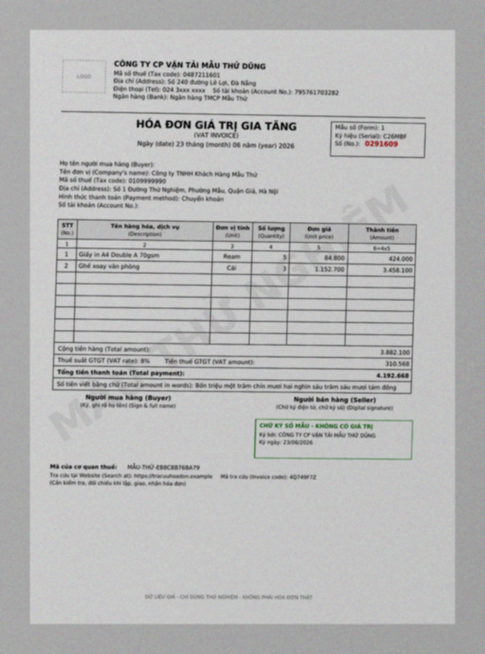
#> input picture data_test/images/HD001.png, 485 x 654 px
$ python -i preprocess.py   (imports and definitions only)
#> lines starting #> are read from the running program, lines starting #| are printed output that depends on the picture; after the words box and inside, x2 and y2 are one past the last pixel; in counts of white or black regions, pixels touching at a corner belong together
#> further down, picture is the input picture: PIL image 485x654 RGB; mean R, G, B 183.8, 183.8, 183.7
"""A6: tien xu ly anh truoc OCR bang Pillow (+ numpy): xoay thang, phong to, tang tuong phan, giam nhieu."""
import numpy as np
from PIL import Image, ImageFilter, ImageOps

MIN_SHORT_SIDE = 1400   # anh chup dien thoai bi giam do phan giai: phong to de chu du lon
MAX_LONG_SIDE = 3200    # tranh anh qua lon lam OCR cham


def _skew_angle(gray: Image.Image, limit: float = 6.0, step: float = 0.5) -> float:
    """Uoc luong goc nghieng bang phuong sai ham chieu ngang: dong chu thang thi phuong sai lon nhat."""
    small = gray.copy()
    small.thumbnail((700, 700))
    a = np.asarray(small)
    ink = Image.fromarray(((a < a.mean() * 0.8) * 255).astype("uint8"))  # chu = 255
    best, best_score = 0.0, -1.0
    angle = -limit
    while angle <= limit + 1e-9:
        rot = np.asarray(ink.rotate(angle, resample=Image.BILINEAR, fillcolor=0)) > 0
        score = float(np.var(rot.sum(axis=1)))
        if score > best_score:
            best, best_score = angle, score
        angle += step
    return best


def preprocess(img: Image.Image, deskew: bool = True) -> Image.Image:
#> called with deskew = True
    img = ImageOps.exif_transpose(img).convert("RGB")
    w, h = img.size
#> w = 485; h = 654
    scale = 1.0
    if min(w, h) < MIN_SHORT_SIDE:
        scale = MIN_SHORT_SIDE / min(w, h)
#> scale = 2.89
    if max(w, h) * scale > MAX_LONG_SIDE:
        scale = MAX_LONG_SIDE / max(w, h)
    if abs(scale - 1) > 0.05:
        img = img.resize((round(w * scale), round(h * scale)), Image.LANCZOS)
    gray = ImageOps.grayscale(img)
    if deskew:
        angle = _skew_angle(gray)
#> in _skew_angle, `ink = Image.fromarray(((a < a.mean() * 0.8) * 255).astype("uint8"))`:
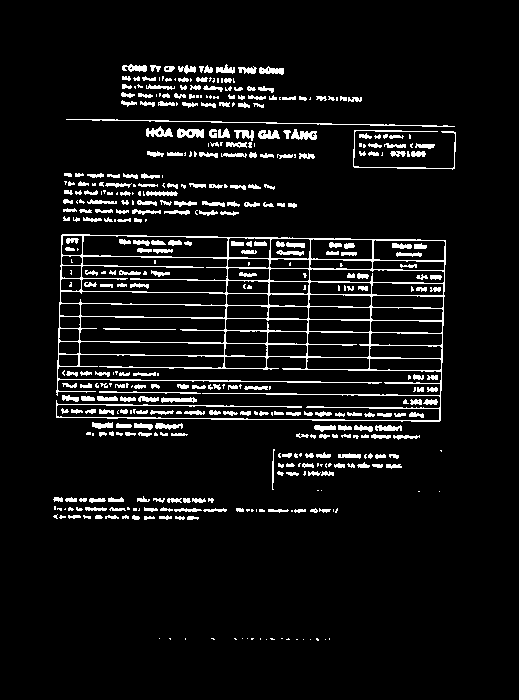
#> ink: PIL image 519x700 L; 7.1% white in thin lines or dots, all inside (x1, y1, x2, y2) = (53, 64, 456, 641)
#> the loop in _skew_angle, `while angle <= limit + 1e-9:` made 25 passes
#> (score, best, best_score) on passes 1 to 12: (2575.5, -6, 2575.5), (2627.8, -5.5, 2627.8), (2681.9, -5, 2681.9), (2745.4, -4.5, 2745.4), (2796.3, -4, 2796.3), (2868.6, -3.5, 2868.6), (2972.5, -3, 2972.5), (3135.1, -2.5, 3135.1), (3349, -2, 3349), (3556.1, -1.5, 3556.1), (3743.6, -1, 3743.6), (4134.7, -0.5, 4134.7)
#> score on passes 13, 15, 16, 17, 18, 19: 2418.5, 7660.1, 5068.1, 4235.8, 3709.3, 3506.7
#> pass 1, in _skew_angle, `rot = np.asarray(ink.rotate(angle, resample=Image.BILINEAR, fillcolor=..`:
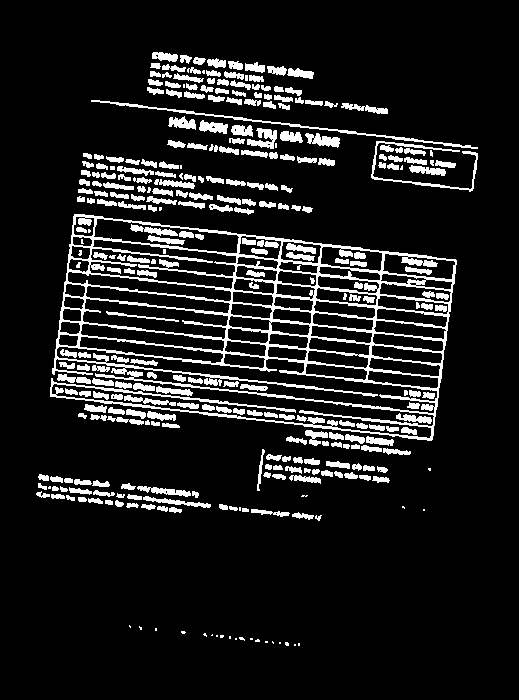
#> rot: shape (700, 519) bool; 11.3% white; 317 white regions (40 under 20 px), largest, box (x1, y1, x2, y2) and area: (50, 214, 457, 441) 16978, (91, 100, 478, 149) 911, (371, 141, 478, 192) 642
#> pass 2, in _skew_angle, `rot = np.asarray(ink.rotate(angle, resample=Image.BILINEAR, fillcolor=..`:
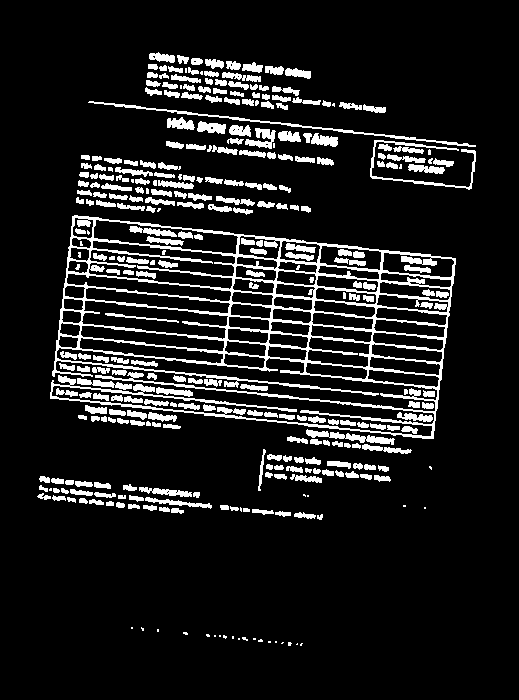
#> rot: shape (700, 519) bool; 11.3% white; 320 white regions (43 under 20 px), largest, box (x1, y1, x2, y2) and area: (50, 215, 456, 439) 16903, (88, 101, 476, 147) 907, (370, 140, 476, 190) 643
#> pass 3, in _skew_angle, `rot = np.asarray(ink.rotate(angle, resample=Image.BILINEAR, fillcolor=..`:
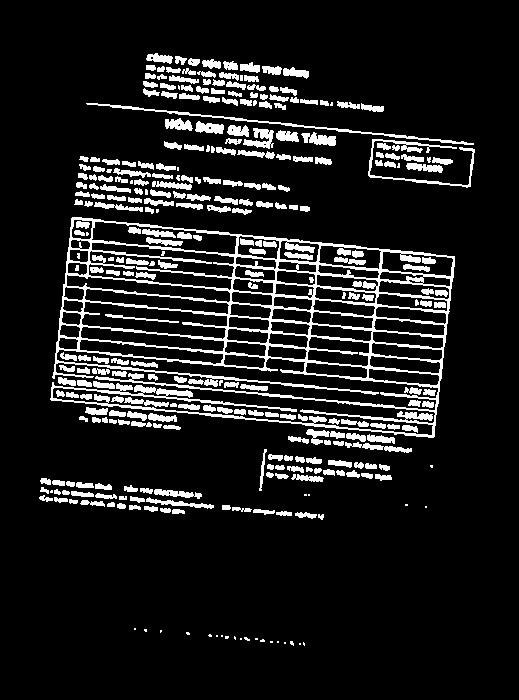
#> rot: shape (700, 519) bool; 11.3% white; 314 white regions (41 under 20 px), largest, box (x1, y1, x2, y2) and area: (50, 217, 455, 438) 17316, (86, 103, 474, 145) 907, (368, 139, 475, 188) 754
#> after the loop in _skew_angle, `while angle <= limit + 1e-9:`: angle = 6.5; best = 0.5; best_score = 7940.1
#> angle = 0.5
        if abs(angle) >= 0.5:
            img = img.rotate(angle, resample=Image.BICUBIC, expand=True, fillcolor=(255, 255, 255))
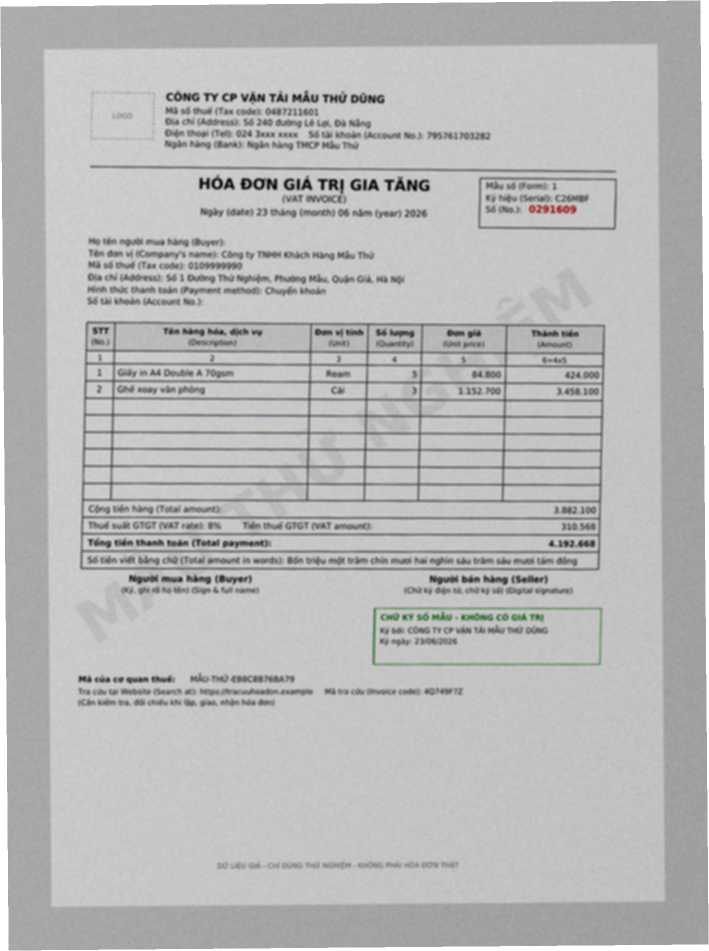
#> img: PIL image 1418x1902 RGB (shown at 1/2 size); mean R, G, B 184.7, 184.8, 184.7
            gray = ImageOps.grayscale(img)
#> gray: PIL image 1418x1902 L
    gray = gray.filter(ImageFilter.MedianFilter(3))               # giam nhieu hat
    gray = ImageOps.autocontrast(gray, cutoff=1)                  # keo gian tuong phan, giam bong do
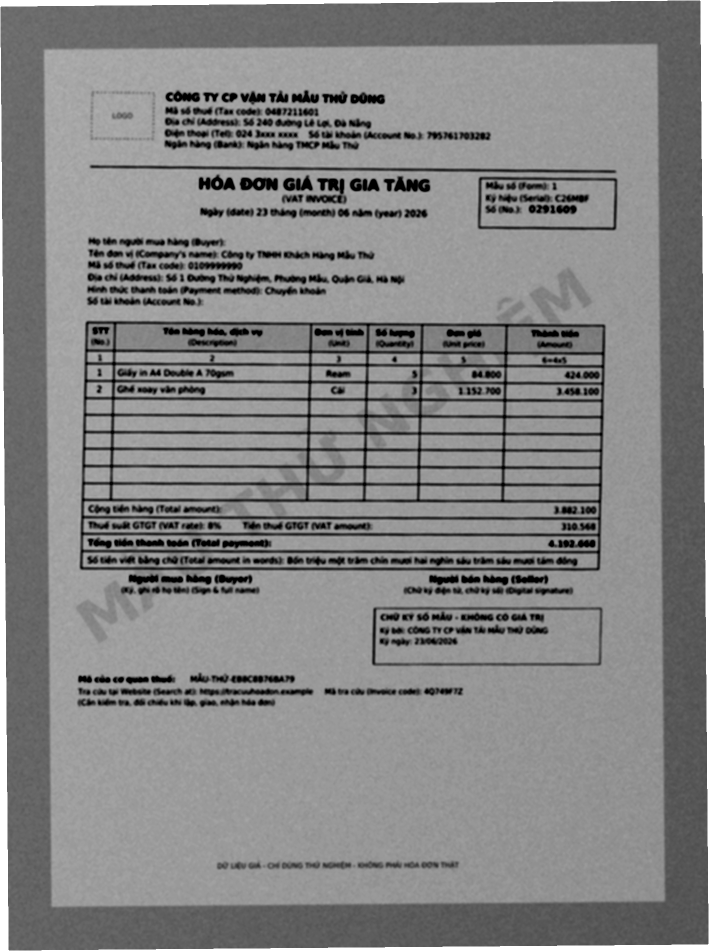
#> gray: PIL image 1418x1902 L (shown at 1/2 size); min 0, max 255, mean 131.5
    gray = gray.filter(ImageFilter.UnsharpMask(radius=2, percent=120, threshold=3))
    return gray.convert("RGB")                                    # PaddleOCR can 3 kenh

>>> from PIL import Image
>>> picture = Image.open('../../../data_test/images/HD001.png')
>>> result = preprocess(picture)

$ run again, on data_test/images/HD002.png
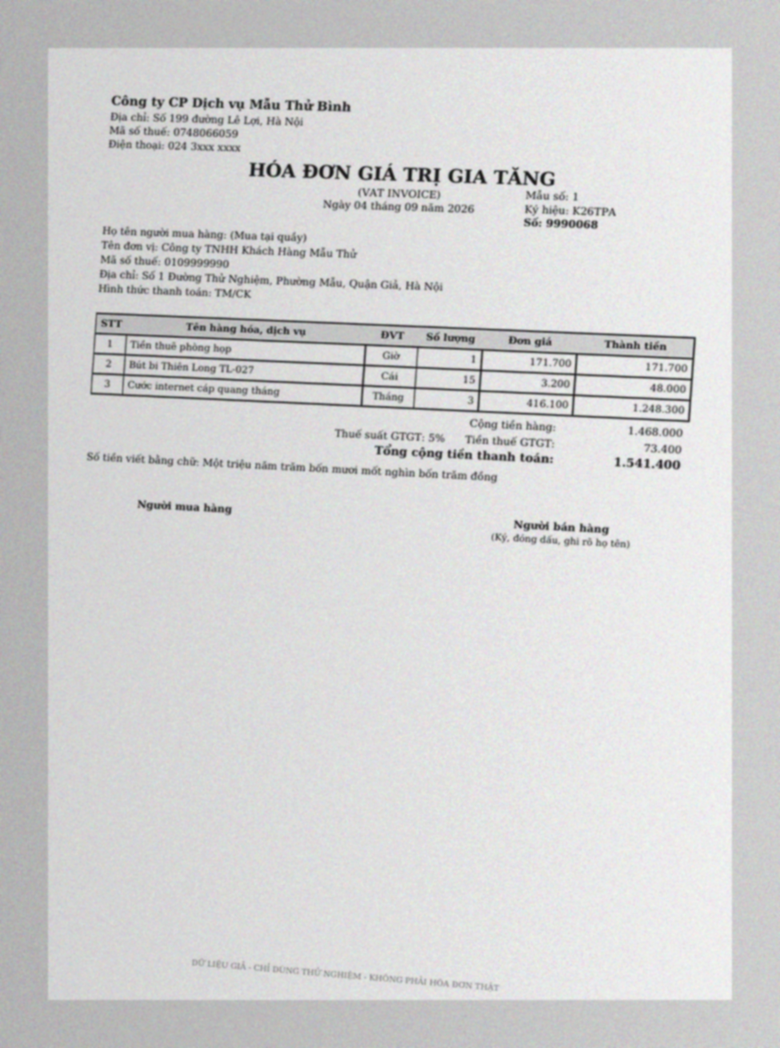
#> input picture data_test/images/HD002.png, 780 x 1048 px
#> picture is the input picture: PIL image 780x1048 RGB; mean R, G, B 210.9, 210.9, 210.9
#> in _skew_angle, `ink = Image.fromarray(((a < a.mean() * 0.8) * 255).astype("uint8"))`:
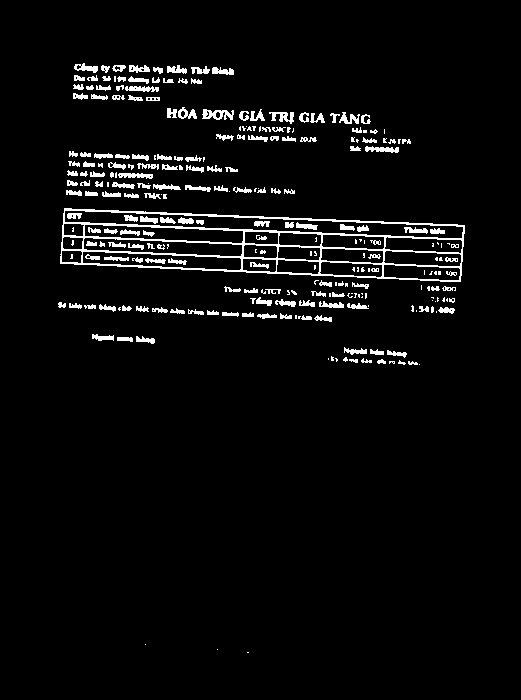
#> ink: PIL image 521x700 L; 4.3% white in thin lines or dots, all inside (x1, y1, x2, y2) = (58, 63, 465, 653)
#> the loop in _skew_angle, `while angle <= limit + 1e-9:` made 25 passes
#> (score, best, best_score) on passes 1 to 8: (2111.3, -6, 2111.3), (2147.5, -5.5, 2147.5), (2184.3, -5, 2184.3), (2214.3, -4.5, 2214.3), (2240.9, -4, 2240.9), (2287.7, -3.5, 2287.7), (2356.8, -3, 2356.8), (2418.5, -2.5, 2418.5)
#> after the loop in _skew_angle, `while angle <= limit + 1e-9:`: angle = 6.5; best = 2.5; best_score = 5094.4
#> in preprocess, `angle = _skew_angle(gray)`: angle = 2.5
#> in preprocess, `gray = ImageOps.autocontrast(gray, cutoff=1)`:
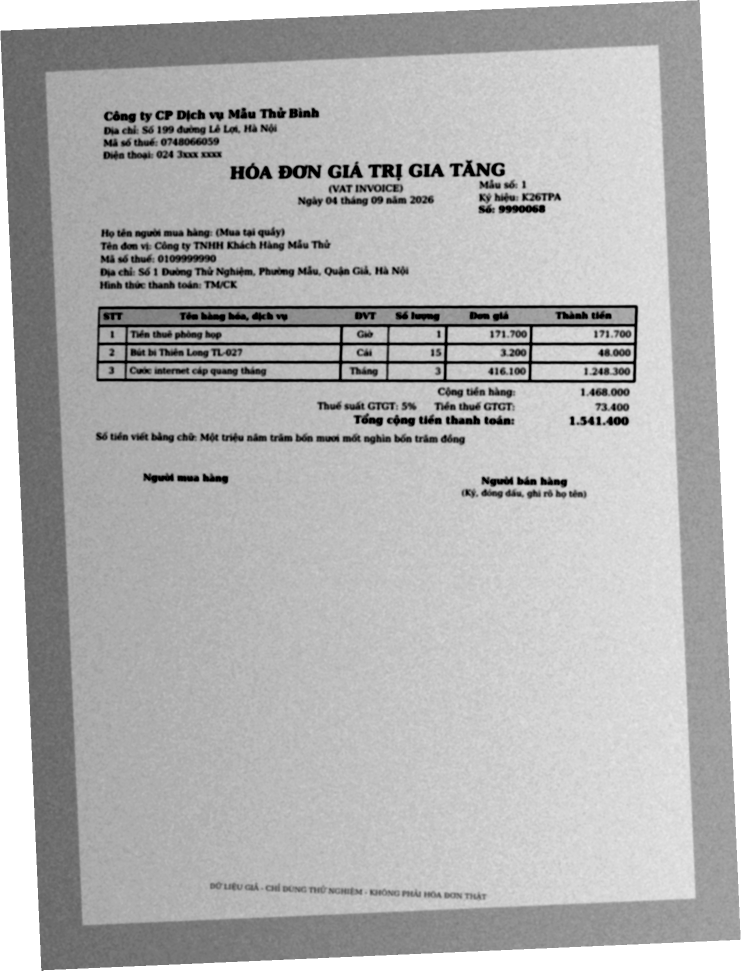
#> gray: PIL image 1482x1941 L (shown at 1/2 size); min 0, max 255, mean 179

$ run again, on data_test/images/HD003.png
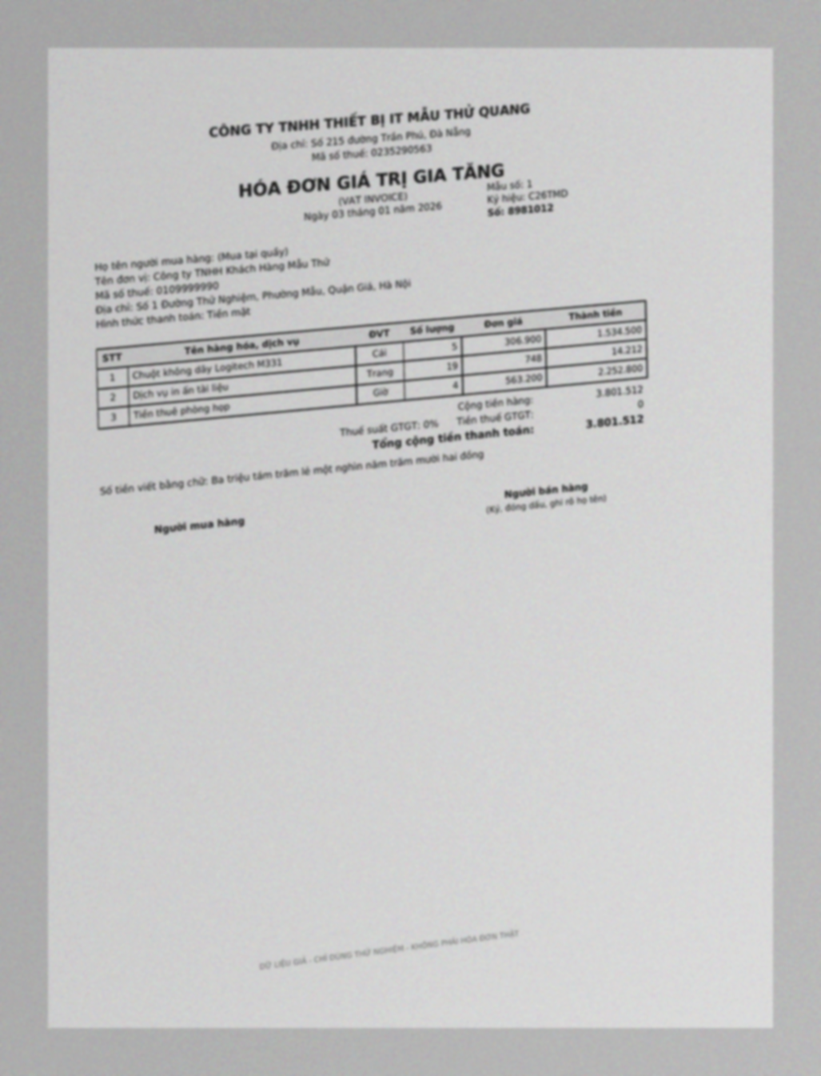
#> input picture data_test/images/HD003.png, 821 x 1076 px
#> picture is the input picture: PIL image 821x1076 RGB; mean R, G, B 196.5, 196.5, 196.5
#> in _skew_angle, `ink = Image.fromarray(((a < a.mean() * 0.8) * 255).astype("uint8"))`:
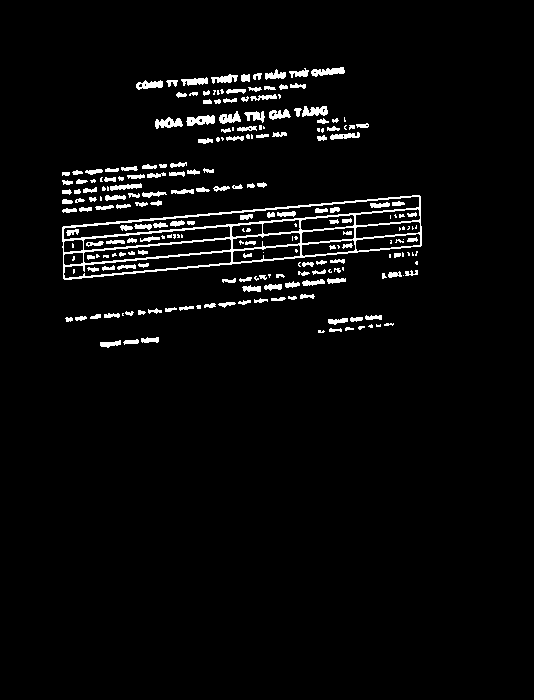
#> ink: PIL image 534x700 L; 3.7% white; 229 white regions (69 under 20 px), largest, box (x1, y1, x2, y2) and area: (62, 195, 422, 280) 4218, (186, 115, 215, 126) 216, (155, 117, 183, 129) 202
#> the loop in _skew_angle, `while angle <= limit + 1e-9:` made 25 passes
#> (score, best, best_score) on passes 1 to 3: (3182.1, -6, 3182.1), (3992.9, -5.5, 3992.9), (4096.7, -5, 4096.7)
#> after the loop in _skew_angle, `while angle <= limit + 1e-9:`: angle = 6.5; best = -5; best_score = 4096.7
#> in preprocess, `angle = _skew_angle(gray)`: angle = -5
#> in preprocess, `gray = ImageOps.autocontrast(gray, cutoff=1)`:
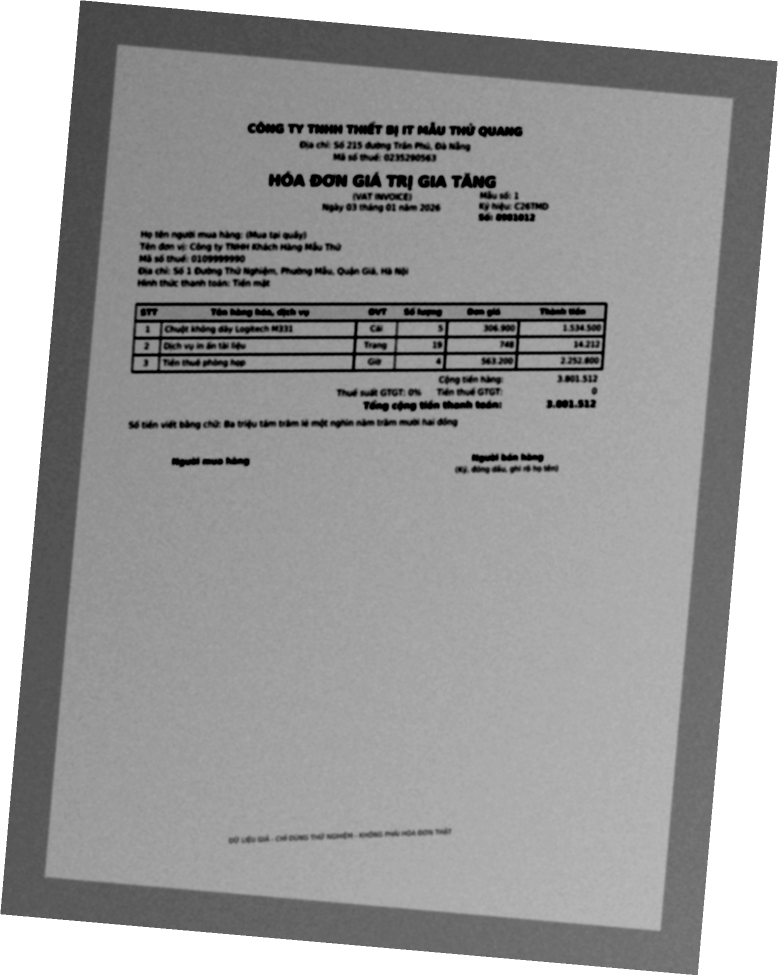
#> gray: PIL image 1556x1951 L (shown at 1/2 size); min 0, max 255, mean 156.4

$ run again, on data_test/images/HD004.png
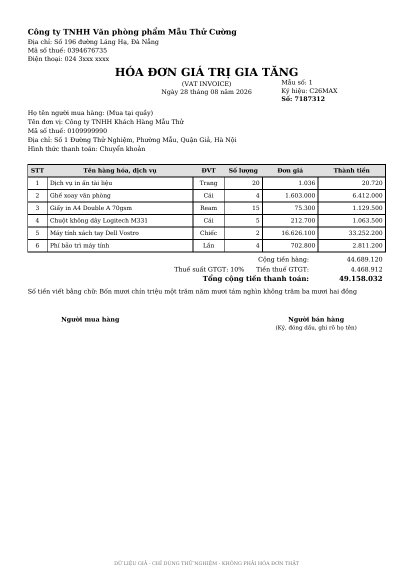
#> input picture data_test/images/HD004.png, 827 x 1170 px (shown at 1/2 size)
#> picture is the input picture: PIL image 827x1170 RGB; min 0, max 255, mean 245.5
#> in _skew_angle, `ink = Image.fromarray(((a < a.mean() * 0.8) * 255).astype("uint8"))`:
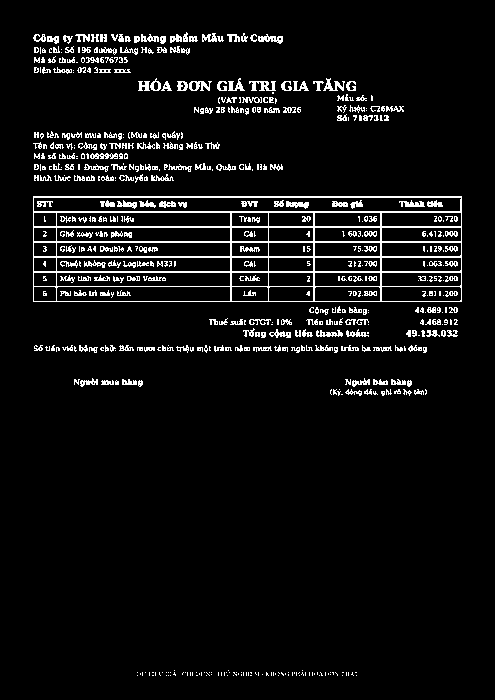
#> ink: PIL image 495x700 L; 6.2% white in thin lines or dots, all inside (x1, y1, x2, y2) = (33, 32, 462, 676)
#> the loop in _skew_angle, `while angle <= limit + 1e-9:` made 25 passes
#> (score, best, best_score) on passes 1 to 8: (3322.4, -6, 3322.4), (3372.4, -5.5, 3372.4), (3430.1, -5, 3430.1), (3519.8, -4.5, 3519.8), (3597.1, -4, 3597.1), (3678.5, -3.5, 3678.5), (3764.6, -3, 3764.6), (3891.8, -2.5, 3891.8)
#> after the loop in _skew_angle, `while angle <= limit + 1e-9:`: angle = 6.5; best = -0.5; best_score = 6064.1
#> in preprocess, `angle = _skew_angle(gray)`: angle = -0.5
#> in preprocess, `img = img.rotate(angle, resample=Image.BICUBIC, expand=True, fillcolor..`:
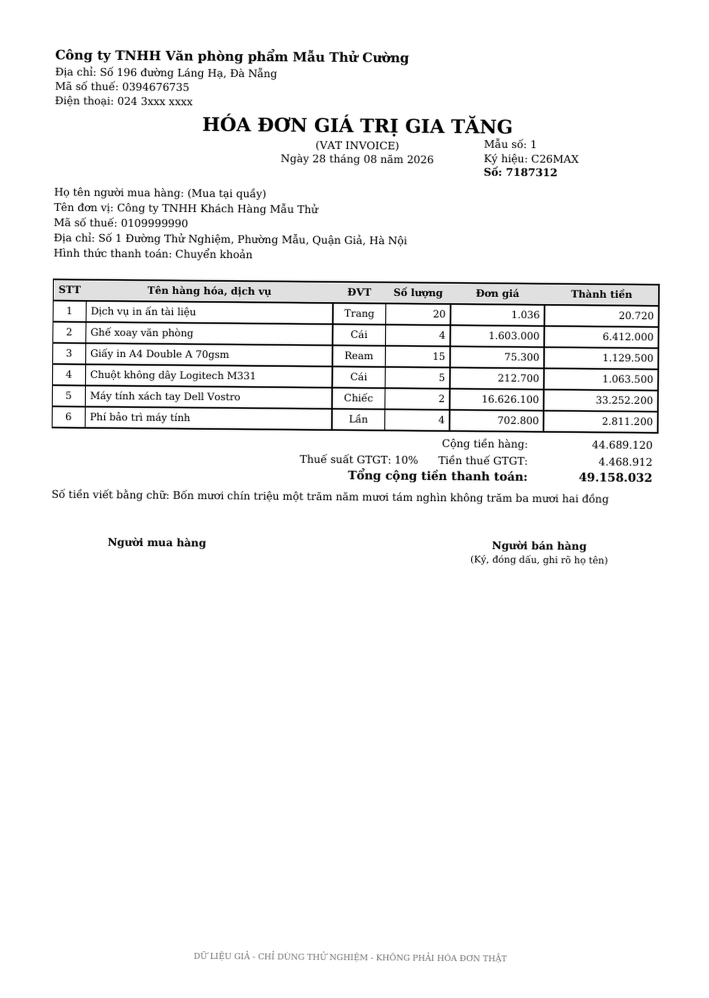
#> img: PIL image 1418x1995 RGB (shown at 1/2 size); min 0, max 255, mean 245.4
